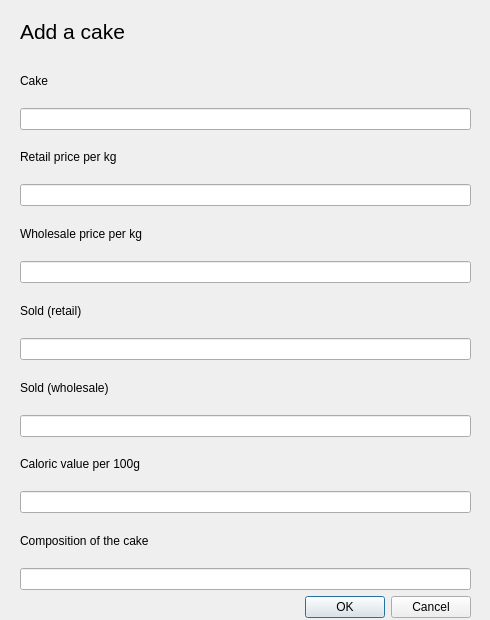
<?xml version="1.0" encoding="UTF-8"?>
<ui version="4.0">
 <class>AddCake</class>
 <widget class="QDialog" name="AddCake">
  <property name="windowModality">
   <enum>Qt::ApplicationModal</enum>
  </property>
  <property name="geometry">
   <rect>
    <x>0</x>
    <y>0</y>
    <width>490</width>
    <height>620</height>
   </rect>
  </property>
  <property name="windowTitle">
   <string>Dialog</string>
  </property>
  <widget class="QWidget" name="layoutWidget">
   <property name="geometry">
    <rect>
     <x>20</x>
     <y>10</y>
     <width>451</width>
     <height>608</height>
    </rect>
   </property>
   <layout class="QGridLayout" name="gridLayout">
    <item row="3" column="0" colspan="2">
     <widget class="QLabel" name="label_3">
      <property name="text">
       <string>Retail price per kg</string>
      </property>
     </widget>
    </item>
    <item row="6" column="0" colspan="2">
     <widget class="QLineEdit" name="wholesaleEdit"/>
    </item>
    <item row="5" column="0" colspan="2">
     <widget class="QLabel" name="label_4">
      <property name="text">
       <string>Wholesale price per kg</string>
      </property>
     </widget>
    </item>
    <item row="15" column="1">
     <widget class="QDialogButtonBox" name="buttonBox">
      <property name="orientation">
       <enum>Qt::Horizontal</enum>
      </property>
      <property name="standardButtons">
       <set>QDialogButtonBox::Cancel|QDialogButtonBox::Ok</set>
      </property>
     </widget>
    </item>
    <item row="11" column="0" colspan="2">
     <widget class="QLabel" name="label_7">
      <property name="text">
       <string>Caloric value per 100g</string>
      </property>
     </widget>
    </item>
    <item row="0" column="0" colspan="2">
     <widget class="QLabel" name="label">
      <property name="font">
       <font>
        <pointsize>16</pointsize>
       </font>
      </property>
      <property name="text">
       <string>Add a cake</string>
      </property>
     </widget>
    </item>
    <item row="1" column="0">
     <widget class="QLabel" name="label_2">
      <property name="text">
       <string>Cake</string>
      </property>
     </widget>
    </item>
    <item row="12" column="0" colspan="2">
     <widget class="QLineEdit" name="caloricEdit"/>
    </item>
    <item row="9" column="0" colspan="2">
     <widget class="QLabel" name="label_6">
      <property name="text">
       <string>Sold (wholesale)</string>
      </property>
     </widget>
    </item>
    <item row="2" column="0" colspan="2">
     <widget class="QLineEdit" name="nameEdit"/>
    </item>
    <item row="7" column="0" colspan="2">
     <widget class="QLabel" name="label_5">
      <property name="text">
       <string>Sold (retail)</string>
      </property>
     </widget>
    </item>
    <item row="10" column="0" colspan="2">
     <widget class="QLineEdit" name="soldWEdit"/>
    </item>
    <item row="13" column="0" colspan="2">
     <widget class="QLabel" name="label_8">
      <property name="text">
       <string>Composition of the cake</string>
      </property>
     </widget>
    </item>
    <item row="4" column="0" colspan="2">
     <widget class="QLineEdit" name="retailEdit"/>
    </item>
    <item row="8" column="0" colspan="2">
     <widget class="QLineEdit" name="soldREdit"/>
    </item>
    <item row="14" column="0" colspan="2">
     <widget class="QLineEdit" name="compEdit"/>
    </item>
   </layout>
  </widget>
 </widget>
 <tabstops>
  <tabstop>nameEdit</tabstop>
  <tabstop>retailEdit</tabstop>
  <tabstop>wholesaleEdit</tabstop>
  <tabstop>soldREdit</tabstop>
  <tabstop>soldWEdit</tabstop>
  <tabstop>caloricEdit</tabstop>
  <tabstop>compEdit</tabstop>
 </tabstops>
 <resources/>
 <connections>
  <connection>
   <sender>buttonBox</sender>
   <signal>accepted()</signal>
   <receiver>AddCake</receiver>
   <slot>accept()</slot>
   <hints>
    <hint type="sourcelabel">
     <x>248</x>
     <y>254</y>
    </hint>
    <hint type="destinationlabel">
     <x>157</x>
     <y>274</y>
    </hint>
   </hints>
  </connection>
  <connection>
   <sender>buttonBox</sender>
   <signal>rejected()</signal>
   <receiver>AddCake</receiver>
   <slot>reject()</slot>
   <hints>
    <hint type="sourcelabel">
     <x>316</x>
     <y>260</y>
    </hint>
    <hint type="destinationlabel">
     <x>286</x>
     <y>274</y>
    </hint>
   </hints>
  </connection>
 </connections>
</ui>
